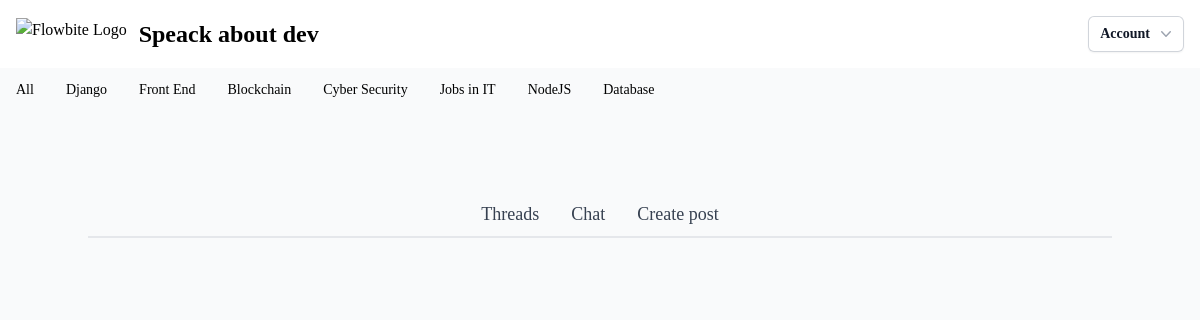
/posts/my_posts/ (signed in), run on an earlier commit of the app's database.
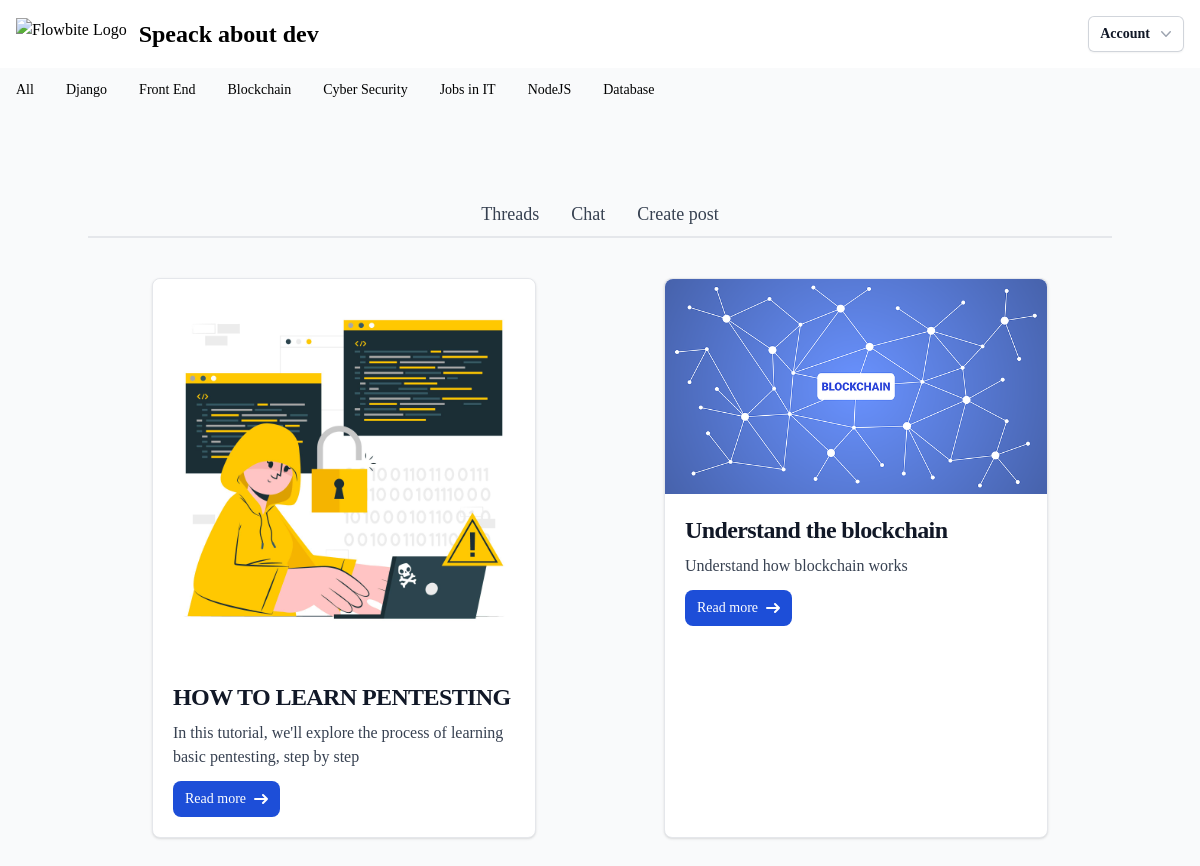
And on a later commit of the database.
### posts/models.py (models this page shows, shortened)
class Post(models.Model):
    user = models.ForeignKey(settings.AUTH_USER_MODEL, on_delete=models.CASCADE)
    image = models.ImageField(upload_to='images/%y/%m/%d')
    caption = models.CharField(blank=True,max_length=200)
    title = models.CharField(max_length=200)
    slug = models.SlugField(max_length=200, blank=True)
    created = models.DateField(auto_now_add=True)
    content = SummernoteTextField()

### posts/views.py (the view)
# urls.py: path('my_posts/', views.my_posts, name='my_posts'),
@login_required
def my_posts(request):
    current_user = request.user
    posts = Post.objects.filter(user=current_user)
    return render(request, 'posts/my_posts.html', {'posts':posts})

### posts/templates/posts/my_posts.html
{% extends "base.html" %}
{% block content %}
<nav class='flex justify-center border-b-2 mb-10 '>
    <a href="{% url 'index' %}" class="text-gray-700 block px-4 py-2 text-lg" role="menuitem" tabindex="-1" id="threads">Threads</a>
    <a href="{% url 'chat' %}" class="text-gray-700 block px-4 py-2 text-lg" role="menuitem" tabindex="-1" id="chat">Chat</a>
    <a href="{% url 'create' %}" class="text-gray-700 block px-4 py-2 text-lg" role="menuitem" tabindex="-1" id="create_post">Create post</a>
</nav>
<div class='flex justify-around '>
{%for post in posts%}
    <div class="max-w-sm bg-white border border-gray-200 rounded-lg shadow dark:bg-gray-800 dark:border-gray-700">
        <a href="{% url 'post_detail' id=post.id %}">
            <img class="rounded-t-lg" src="{{post.image.url}}" alt="image" />
        </a>
        <div class="p-5">
                <h5 class="mb-2 text-2xl font-bold tracking-tight text-gray-900 dark:text-white">{{post.title}}</h5>
            <p class="mb-3 font-normal text-gray-700 dark:text-gray-400">{{post.caption}}</p>
            <a href="{% url 'post_detail' id=post.id %}" class="inline-flex items-center px-3 py-2 text-sm font-medium text-center text-white bg-blue-700 rounded-lg hover:bg-blue-800 focus:ring-4 focus:outline-none focus:ring-blue-300 dark:bg-blue-600 dark:hover:bg-blue-700 dark:focus:ring-blue-800">
                Read more
                <svg class="rtl:rotate-180 w-3.5 h-3.5 ms-2" aria-hidden="true" xmlns="http://www.w3.org/2000/svg" fill="none" viewBox="0 0 14 10">
                    <path stroke="currentColor" stroke-linecap="round" stroke-linejoin="round" stroke-width="2" d="M1 5h12m0 0L9 1m4 4L9 9"/>
                </svg>
            </a>
        </div>
    </div>
{% endfor %}
</div>
{% endblock content %}

### theme/templates/base.html (shortened to what this page needs)
{% load static tailwind_tags %}
<!DOCTYPE html>
<html lang="en">
	<head>
		{% tailwind_css %}
	</head>
	<body class="bg-gray-50 font-serif leading-normal tracking-normal">
        <nav class="bg-white ">
            <div class="flex flex-wrap justify-between items-center mx-auto max-w-screen-xl p-4">
                <a href="/posts/" class="flex items-center space-x-3 rtl:space-x-reverse">
                    <img src="https://flowbite.com/docs/images/logo.svg" class="h-8" alt="Flowbite Logo" />
                    <span class="self-center text-2xl font-semibold whitespace-nowrap ">Speack about dev</span>
                </a>
                <div class="flex items-center space-x-6 rtl:space-x-reverse">
                    <div class="relative inline-block text-left">
                        <div>
                          <button type="button" class="inline-flex w-full justify-center gap-x-1.5 rounded-md bg-white px-3 py-2 text-sm font-semibold text-gray-900 shadow-sm ring-1 ring-inset ring-gray-300 hover:bg-gray-50" id="menu-button" aria-expanded="true" aria-haspopup="true">
                            Account
                            <svg class="-mr-1 h-5 w-5 text-gray-400" viewBox="0 0 20 20" fill="currentColor" aria-hidden="true">
                              <path fill-rule="evenodd" d="M5.23 7.21a.75.75 0 011.06.02L10 11.168l3.71-3.938a.75.75 0 111.08 1.04l-4.25 4.5a.75.75 0 01-1.08 0l-4.25-4.5a.75.75 0 01.02-1.06z" clip-rule="evenodd" />
                            </svg>
                          </button>
                        </div>
                    </div>
                </div>
            </div>
        </nav>
        <nav class="bg-gray-50  mb-20">
            <div class="max-w-screen-xl px-4 py-3 mx-auto">
                <div class="flex items-center">
                    <ul class="flex flex-row font-medium mt-0 space-x-8 rtl:space-x-reverse text-sm">
                        <li>
                            <a href="#">All</a>
                        </li>
                        <li>
                            <a href="#"aria-current="page">Django</a>
                        </li>
                        <li>
                            <a href="#">Front End</a>
                        </li>
                        <li>
                            <a href="#" >Blockchain</a>
                        </li>
                        <li>
                            <a href="#" >Cyber Security</a>
                        </li>
                        <li>
                            <a href="#" >Jobs in IT</a>
                        </li>
                        <li>
                            <a href="#" >NodeJS</a>
                        </li>
                        <li>
                            <a href="#" >Database</a>
                        </li>
                    </ul>
                </div>
            </div>
        </nav>
		<div class="container mx-auto h-screen">
			{% block content %} {% endblock %}
		</div>
	</body>
</html>

What changed in the data, as far as the page shows it:
added Post: image (picture), title "HOW TO LEARN PENTESTING", caption "In this tutorial, we'll explore the process of learning basic pentesting, step by step"
added Post: image (picture), title "Understand the blockchain", caption "Understand how blockchain works"
